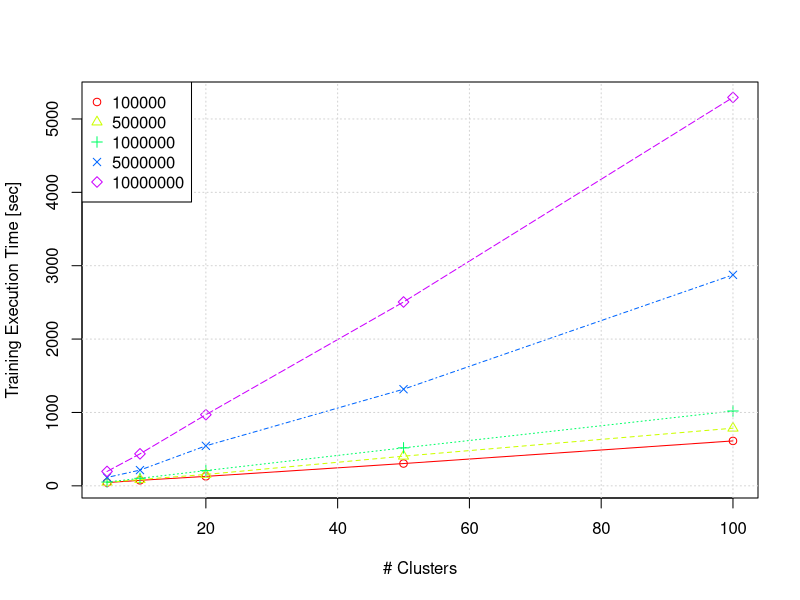
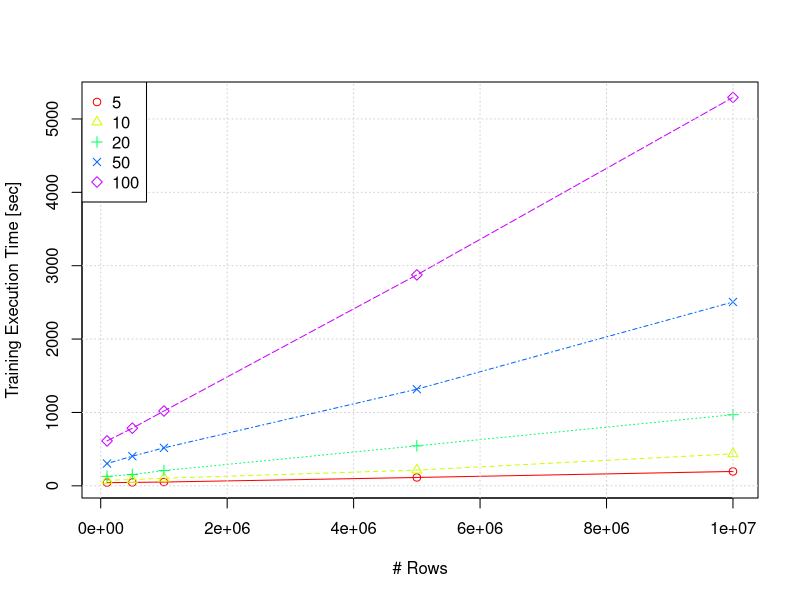

These figures' R source, in order: (Note: this script raises an error after producing the figures.)
## ---- chunk 1
library(reshape2)
result2 <- read.csv("./data/benchmark-cores64-dim100-slave5.csv")
result2$sec <- result2$trainMilliSec / 1000
## ---- chunk 2
result2.cast <- dcast(result2, numClusters ~ rows, value.var="sec", sum)
x <- result2.cast[, 1]
y <- result2.cast[, 2:6]
matplot(x, y
        , xlab="# Clusters"
        , ylab="Training Execution Time [sec]"
        , pch=1:(length(y)), col=rainbow(length(y)), type="o")
grid()
legend("topleft", legend=c(names(y))
       , pch=1:(length(y)), col=rainbow(length(y)))
## ---- chunk 3
result2.cast <- dcast(result2, rows ~ numClusters, value.var="sec", sum)
x <- result2.cast[, 1]
y <- result2.cast[, 2:6]
matplot(x, y
        , xlab="# Rows"
        , ylab="Training Execution Time [sec]"
        , pch=1:(length(y)), col=rainbow(length(y)), type="o")
grid()
legend("topleft", legend=c(names(y))
       , pch=1:(length(y)), col=rainbow(length(y)))
## ---- chunk 4
kable(result2)
